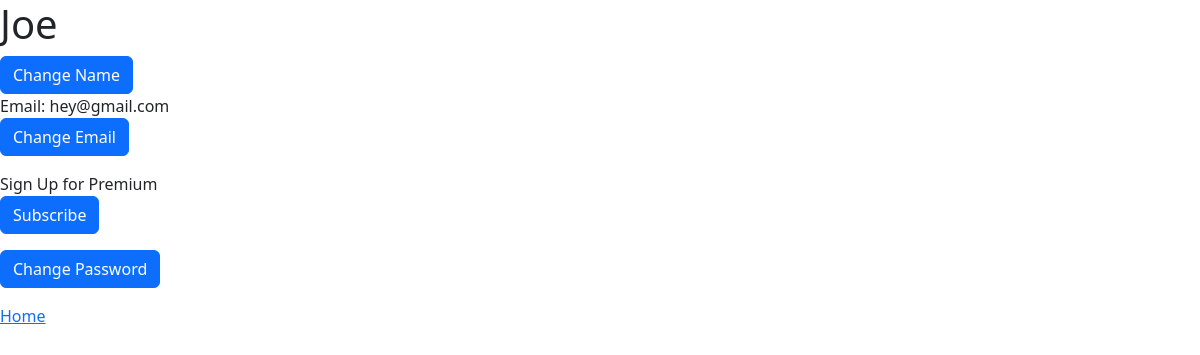
/profile (signed in), run on an earlier commit of the app's database.
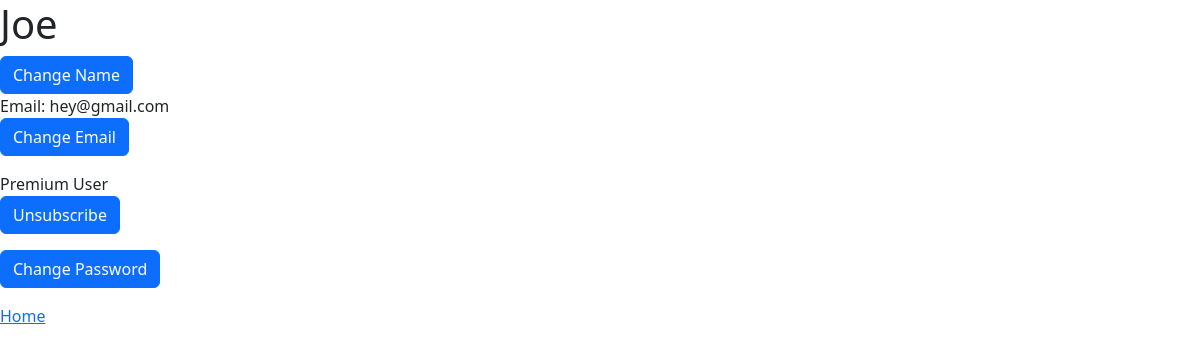
And on a later commit of the database.
### app.py (models this page shows)
class User(db.Model):
    uid = db.Column(db.Integer, primary_key=True)
    name = db.Column(db.Unicode, nullable = False)
    email = db.Column(db.Unicode, nullable=False)
    password = db.Column(db.Unicode, nullable = False)
    premium = db.Column(db.Unicode, nullable = False) # TODO: Make this an enum "Y" or "N"

### app.py (the view)
@app.get('/profile')
def get_profile():
    user_id: int = session.get('user_id') # current user logged in (I think its an int, but might be a str)
    user: User = User.query.get(user_id)
    return render_template('profile.html', user = user)

### templates/profile.html (shortened to what this page needs)
<!DOCTYPE html>
<html lang="en">
<head>
    <link href="https://cdn.jsdelivr.net/npm/bootstrap@5.3.1/dist/css/bootstrap.min.css"
    rel="stylesheet"
>
</head>
<body>
    <div>
        <h1> {{user.name}} </h1>
        <button type="button" class="btn btn-primary" data-bs-toggle="modal" data-bs-target="#change-name-modal">
            Change Name
        </button>
    </div>
    <div>
        <p>
            Email: {{user.email}}
            <br>
            <button type="button" class="btn btn-primary" data-bs-toggle="modal" data-bs-target="#change-email-modal">
                Change Email
            </button>
        </p>
        {% if user.premium == "Y" %}
        <p>
            Premium User
            <br>
            <button type="button" class="btn btn-primary" data-bs-toggle="modal" data-bs-target="#change-premium-modal">
                Unsubscribe
            </button>
        </p>
        {% else %}
        <p>
            Sign Up for Premium
            <br>
            <button type="button" class="btn btn-primary" data-bs-toggle="modal" data-bs-target="#change-premium-modal">
                Subscribe
            </button>
        </p>
        {% endif %}
        <p>
            <button type="button" class="btn btn-primary" data-bs-toggle="modal" data-bs-target="#change-password-modal">
                Change Password
            </button>
        </p>
        <p>
            <a href = "{{url_for('get_home')}}"> Home </a>
        </p>
    </div>
</body>
</html>

What changed in the data, as far as the page shows it:
changed User "hey@gmail.com": premium "N" → "Y" (drawn)
Also different on the page:
text no longer shown: "Sign Up for Premium Subscribe"
text now shown: "Premium User Unsubscribe"
